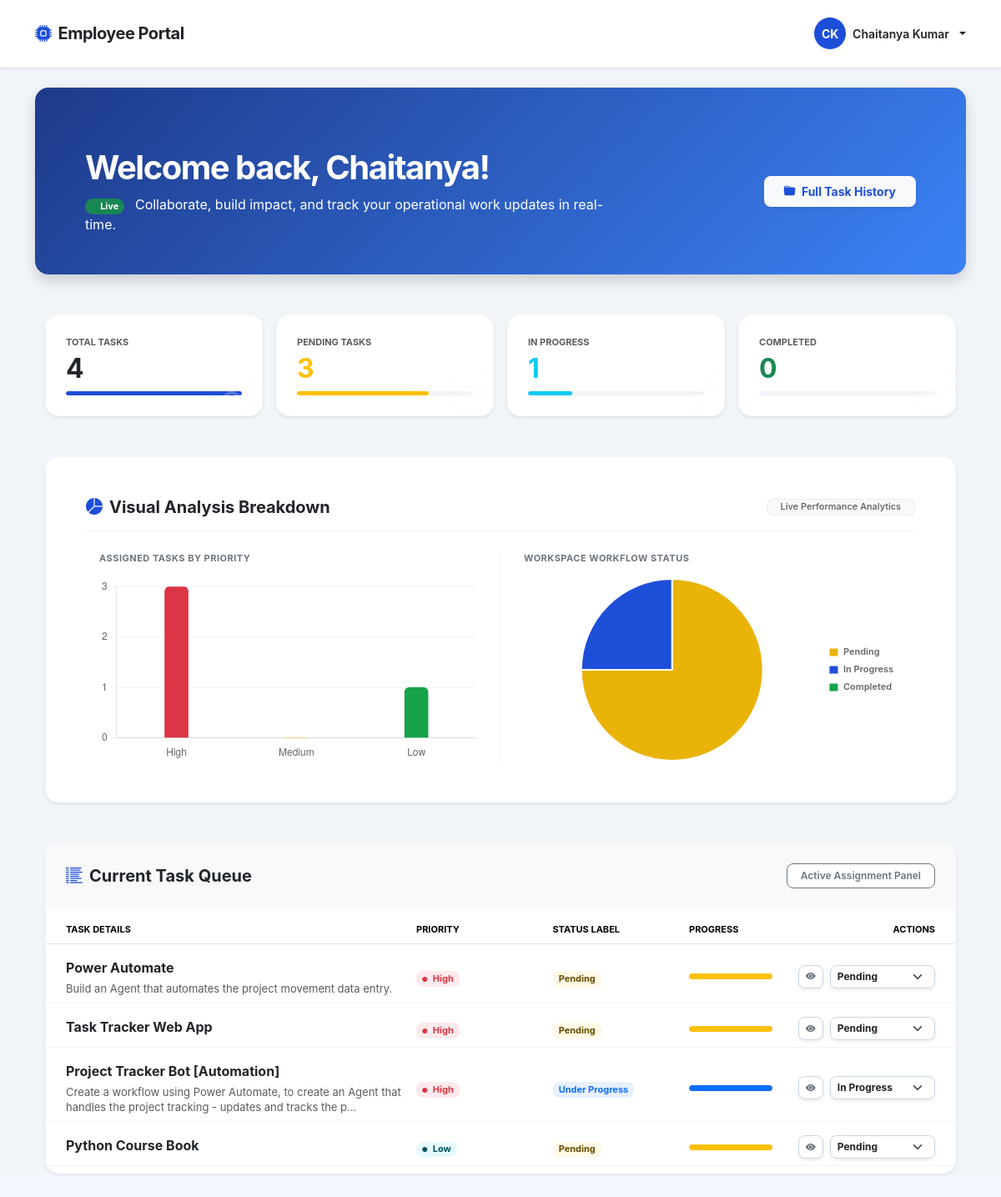
Before: /dashboard/ (signed in) with the older database file.
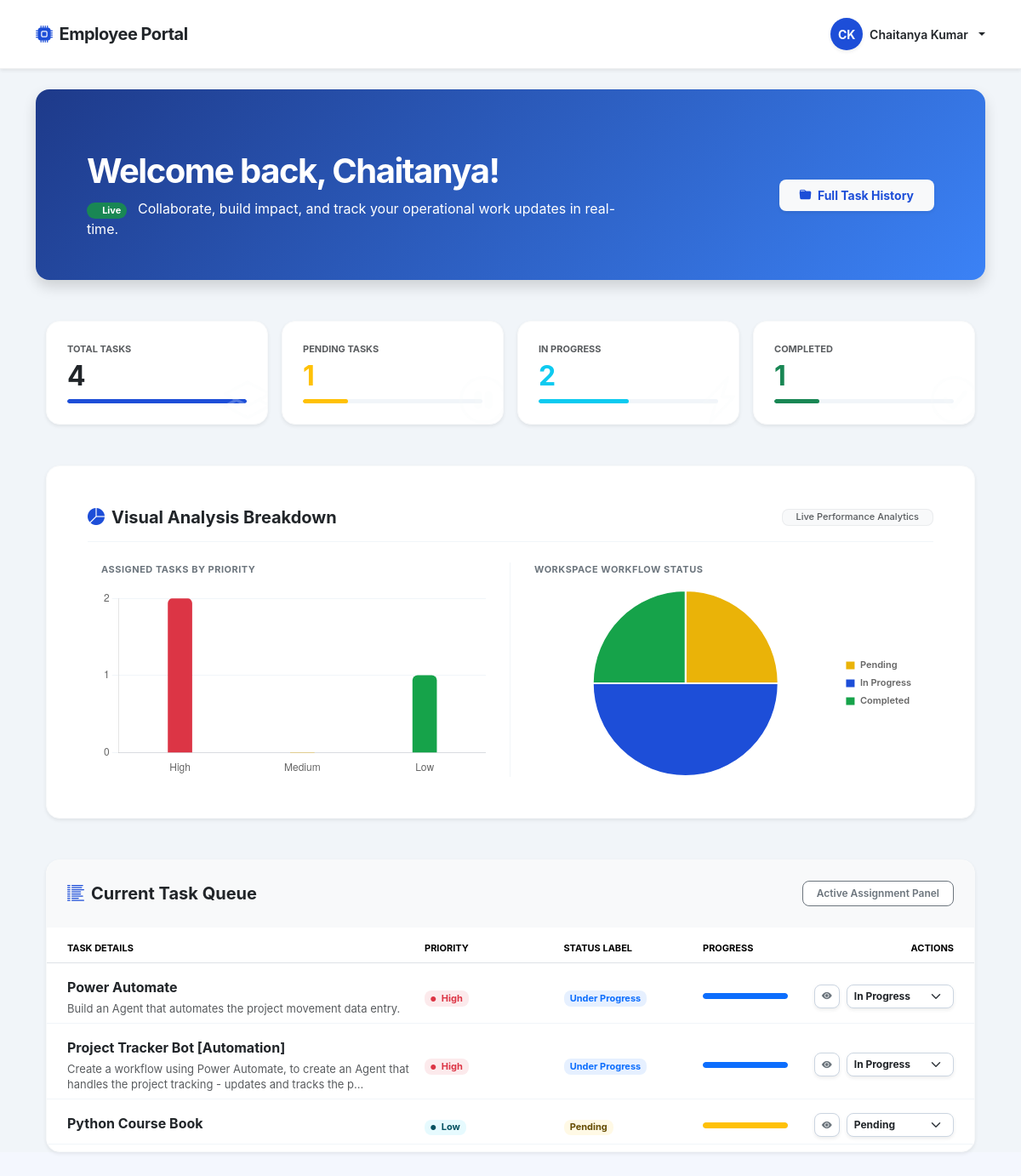
After: the same page with the newer database file.
### tracker_app/models.py (models this page shows, shortened)
class Task(models.Model):
    STATUS_CHOICES = [
        ('PENDING', 'Pending'),
        ('PROGRESSING', 'Under Progress'),
        ('COMPLETED', 'Completed'),
    ]
    PRIORITY_CHOICES = [
        ('1_HIGH', 'High'),
        ('2_MEDIUM', 'Medium'),
        ('3_LOW', 'Low'),
    ]
    title = models.CharField(max_length=255)
    description = models.TextField(blank=True, null=True)
    assigned_to = models.ForeignKey(User, on_delete=models.CASCADE, related_name='tasks')
    status = models.CharField(max_length=20, choices=STATUS_CHOICES, default='PENDING')
    priority = models.CharField(max_length=20, choices=PRIORITY_CHOICES, default='3_LOW')
    created_at = models.DateTimeField(auto_now_add=True)
    updated_at = models.DateTimeField(auto_now=True)
    class Meta:
        ordering = ['priority', '-created_at']

### tracker_app/views.py (the view)
# urls.py: path('dashboard/', views.employee_dashboard, name='employee_dashboard'),
def employee_dashboard(request):
    if not request.user.is_authenticated or request.user.is_staff:
        return redirect('employee_login')
    active_tasks = Task.objects.filter(assigned_to=request.user).exclude(status='COMPLETED')
    absolute_history = Task.objects.filter(assigned_to=request.user)
    pending_count = absolute_history.filter(status='PENDING').count()
    progress_count = absolute_history.filter(status='PROGRESSING').count()
    completed_count = absolute_history.filter(status='COMPLETED').count()
    context = {
        'tasks': active_tasks,
        'absolute_history': absolute_history,
        'stats': {
            'pending': pending_count,
            'progressing': progress_count,
            'completed': completed_count,
        }
    }
    return render(request, 'employee/dashboard.html', context)

### tracker_app/templates/employee/dashboard.html (shortened to what the changed rows need)
{% extends 'base.html' %}
{% block layout_container %}
<div class="container-fluid p-0 min-vh-100" style="background-color: #f1f5f9; font-family: 'Inter', sans-serif;">
    <div class="container px-3 px-md-4">
        <div class="row align-items-center g-4 mb-5 p-4 p-md-5 rounded-4 text-white shadow" style="background: linear-gradient(135deg, #1e3a8a 0%, #3b82f6 100%);">
            <div class="col-md-8 text-center text-md-start">
                <h1 class="display-6 fw-bold mb-2" style="letter-spacing: -1.5px; line-height: 1.2;">Welcome back, {{ request.user.first_name }}!</h1>
            </div>
        </div>
        <div class="row g-3 mb-5">
            <div class="col-6 col-lg-3">
                <div class="bg-white p-4 rounded-4 shadow-sm border position-relative overflow-hidden h-100 animate-fade-in border-light">
                    <h2 class="fw-bold mb-1 text-dark" id="metric-total" style="letter-spacing: -0.5px;">{{ absolute_history.count }}</h2>
                </div>
            </div>
            <div class="col-6 col-lg-3">
                <div class="bg-white p-4 rounded-4 shadow-sm border position-relative overflow-hidden h-100 animate-fade-in border-light">
                    <span class="text-muted small d-block mb-1 fw-bold text-uppercase tracking-wider" style="font-size: 11px;">Pending Tasks</span>
                    <h2 class="fw-bold mb-1 text-warning" id="metric-pending" style="letter-spacing: -0.5px;">{{ stats.pending }}</h2>
                    <div class="progress rounded-pill mt-2" style="height: 5px; background-color: #f1f5f9;">
                        <div class="progress-bar bg-warning rounded-pill" style="width: calc(({{ stats.pending }} / {{ absolute_history.count|default:1 }}) * 100%)"></div>
                    </div>
                    <i class="bi bi-pause-circle position-absolute text-light opacity-25" style="font-size: 3.5rem; right: -5px; bottom: -15px; pointer-events: none;"></i>
                </div>
            </div>
            <div class="col-6 col-lg-3">
                <div class="bg-white p-4 rounded-4 shadow-sm border position-relative overflow-hidden h-100 animate-fade-in border-light">
                    <span class="text-muted small d-block mb-1 fw-bold text-uppercase tracking-wider" style="font-size: 11px;">In Progress</span>
                    <h2 class="fw-bold mb-1 text-info" id="metric-progressing" style="letter-spacing: -0.5px;">{{ stats.progressing }}</h2>
                    <div class="progress rounded-pill mt-2" style="height: 5px; background-color: #f1f5f9;">
                        <div class="progress-bar bg-info rounded-pill" style="width: calc(({{ stats.progressing }} / {{ absolute_history.count|default:1 }}) * 100%)"></div>
                    </div>
                    <i class="bi bi-lightning-charge position-absolute text-light opacity-25" style="font-size: 3.5rem; right: -5px; bottom: -15px; pointer-events: none;"></i>
                </div>
            </div>
            <div class="col-6 col-lg-3">
                <div class="bg-white p-4 rounded-4 shadow-sm border position-relative overflow-hidden h-100 animate-fade-in border-light">
                    <span class="text-muted small d-block mb-1 fw-bold text-uppercase tracking-wider" style="font-size: 11px;">Completed</span>
                    <h2 class="fw-bold mb-1 text-success" id="metric-completed" style="letter-spacing: -0.5px;">{{ stats.completed }}</h2>
                    <div class="progress rounded-pill mt-2" style="height: 5px; background-color: #f1f5f9;">
                        <div class="progress-bar bg-success rounded-pill" style="width: calc(({{ stats.completed }} / {{ absolute_history.count|default:1 }}) * 100%)"></div>
                    </div>
                    <i class="bi bi-check-circle position-absolute text-light opacity-25" style="font-size: 3.5rem; right: -5px; bottom: -15px; pointer-events: none;"></i>
                </div>
            </div>
        </div>
        <div class="bg-white p-4 p-md-5 rounded-4 shadow-sm border mb-5 animate-fade-in border-light">
            <div class="row g-4 justify-content-center">
                <div class="col-12 col-md-6 border-end-md" style="border-color: #f1f5f9 !important;">
                    <div class="px-md-3">
                        <div class="d-flex justify-content-center align-items-center position-relative" style="height: 220px;">
                            <canvas id="taskPriorityBarChart"></canvas>
                        </div>
                    </div>
                </div>
                <div class="col-12 col-md-6">
                    <div class="px-md-3">
                        <div class="d-flex justify-content-center align-items-center position-relative" style="height: 220px;">
                            <canvas id="taskStatusPieChart"></canvas>
                        </div>
                    </div>
                </div>
            </div>
        </div>
        <div class="bg-white border shadow-sm rounded-4 mb-5 animate-fade-in border-light overflow-hidden">
            <div class="table-responsive">
                <table class="table align-middle mb-0" id="activeTasksTable" style="border-collapse: separate; border-spacing: 0 8px;">
                    <thead>
                        <tr class="text-secondary small text-uppercase fw-bold tracking-wider" style="font-size: 11px; background-color: #f8fafc;">
                            <th class="ps-4 py-3.5" style="width: 40%;">Task Details</th>
                            <th class="py-3.5" style="width: 15%;">Priority</th>
                            <th class="py-3.5" style="width: 15%;">Status Label</th>
                            <th class="py-3.5" style="width: 12%;">Progress</th>
                            <th class="text-end pe-4 py-3.5" style="width: 18%;">Actions</th>
                        </tr>
                    </thead>
                    <tbody id="activeTaskTableBody" class="bg-white">
                        {% if tasks %}
                            {% for task in tasks %}
                            <tr class="id-task-wrapper-node transition-table-row border-bottom" id="task-card-{{ task.id }}" style="border-color: #f1f5f9 !important;">
                                <td class="ps-4 py-3.5">
                                    <div class="d-flex flex-column text-wrap">
                                        <span class="fw-bold text-dark mb-1 fs-6 tracking-tight">{{ task.title }}</span>
                                        <small class="text-muted text-wrap description-box-style" style="font-size: 13px; max-width: 440px; line-height: 1.4;">{{ task.description|truncatechars:120 }}</small>
                                    </div>
                                </td>
                                <td class="py-3.5">
                                    <span class="badge {% if task.priority == '1_HIGH' %}bg-danger bg-opacity-10 text-danger{% elif task.priority == '2_MEDIUM' %}bg-warning bg-opacity-10 text-warning-emphasis{% else %}bg-info bg-opacity-10 text-info-emphasis{% endif %} px-2.5 py-1.5 fw-bold rounded-3" style="font-size: 11px;">
                                        <i class="bi bi-circle-fill me-1" style="font-size: 6px; vertical-align: middle;"></i> {{ task.get_priority_display }}
                                    </span>
                                </td>
                                <td class="py-3.5">
                                    <span class="badge {% if task.status == 'PROGRESSING' %}bg-primary bg-opacity-10 text-primary animate-pulse{% else %}bg-warning bg-opacity-10 text-warning-emphasis{% endif %} px-2.5 py-1.5 fw-bold rounded-3 transition-status-badge" id="status-badge-{{ task.id }}" style="font-size: 11px;">
                                        {{ task.get_status_display }}
                                    </span>
                                </td>
                                <td class="py-3.5">
                                    <div style="max-width: 100px;">
                                        <div class="progress rounded-pill animate-fade-in" style="height: 7px; background-color: #e2e8f0;">
                                            <div id="status-bar-{{ task.id }}" class="progress-bar rounded-pill transition-bar-color w-100 {% if task.status == 'PROGRESSING' %}bg-primary{% else %}bg-warning{% endif %}" style="transition: background-color 0.4s ease;"></div>
                                        </div>
                                    </div>
                                </td>
                                <td class="text-end pe-4 py-3.5">
                                    <div class="d-flex gap-2 justify-content-end align-items-center">
                                        <button type="button" class="btn btn-light btn-sm border bg-white text-secondary rounded-3 px-2.5 py-1.5 fw-semibold shadow-sm action-btn-hover" style="border-color: #cbd5e1 !important; font-size: 12px;"
                                                data-bs-toggle="modal"
                                                data-bs-target="#viewTaskDetailsModal"
                                                data-bs-title="{{ task.title }}"
                                                data-bs-desc="{{ task.description }}"
                                                data-bs-priority="{{ task.get_priority_display }}"
                                                data-bs-status="{{ task.get_status_display }}">
                                            <i class="bi bi-eye-fill"></i>
                                        </button>
                                        <select class="form-select form-select-sm border bg-white rounded-3 shadow-sm py-1.5 ps-2 pe-4 text-dark fw-bold" style="border-color: #cbd5e1 !important; font-size: 12px; max-width: 130px;" onchange="updateTaskStatus('{{ task.id }}', this.value)">
                                            <option value="PENDING" {% if task.status == 'PENDING' %}selected{% endif %}>Pending</option>
                                            <option value="PROGRESSING" {% if task.status == 'PROGRESSING' %}selected{% endif %}>In Progress</option>
                                        </select>
                                    </div>
                                </td>
                            </tr>
                            {% endfor %}
                        {% else %}
                            <tr id="emptyActiveTaskFallbackRow">
                                <td colspan="5" class="text-center text-muted py-5 rounded-4 bg-light">🎉 No active tasks assigned right now. Great job!</td>
                            </tr>
                        {% endif %}
                    </tbody>
                </table>
            </div>
        </div>
    </div>
</div>
{% endblock %}

Changed rows visible on the page:
no longer on this page (row edited): Task: title "Task Tracker Web App", priority "High", status "Pending", status+id "Pending"
changed Task "Power Automate": status "Pending" → "Under Progress"; status+id "Pending" → "In Progress"
Other visible differences:
{{ stats.pending }}: "3" → "1"
{{ stats.progressing }}: "1" → "2"
{{ stats.completed }}: "0" → "1"
chart data {{ stats.pending }}: 3 → 1
chart data {{ stats.progressing }}: 1 → 2
chart data {{ stats.completed }}: 0 → 1
